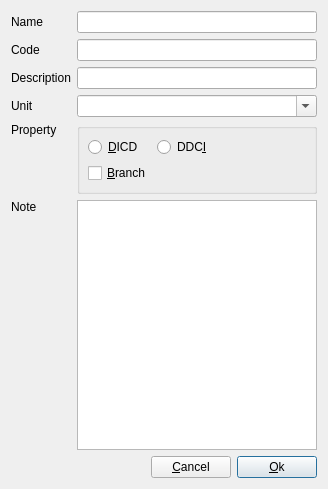
<?xml version="1.0" encoding="UTF-8"?>
<ui version="4.0">
 <class>EditNodeFinance</class>
 <widget class="QDialog" name="EditNodeFinance">
  <property name="geometry">
   <rect>
    <x>0</x>
    <y>0</y>
    <width>328</width>
    <height>489</height>
   </rect>
  </property>
  <layout class="QGridLayout" name="gridLayout_2" columnstretch="0,0,0,0">
   <item row="10" column="2">
    <widget class="QPushButton" name="pBtnCancel">
     <property name="sizePolicy">
      <sizepolicy hsizetype="Fixed" vsizetype="Fixed">
       <horstretch>0</horstretch>
       <verstretch>0</verstretch>
      </sizepolicy>
     </property>
     <property name="text">
      <string>&amp;Cancel</string>
     </property>
    </widget>
   </item>
   <item row="1" column="0">
    <widget class="QLabel" name="labCode">
     <property name="text">
      <string>Code</string>
     </property>
     <property name="buddy">
      <cstring>lineCode</cstring>
     </property>
    </widget>
   </item>
   <item row="2" column="1" colspan="3">
    <widget class="LineEdit" name="lineDescription">
     <property name="sizePolicy">
      <sizepolicy hsizetype="Preferred" vsizetype="Fixed">
       <horstretch>0</horstretch>
       <verstretch>0</verstretch>
      </sizepolicy>
     </property>
    </widget>
   </item>
   <item row="3" column="0">
    <widget class="QLabel" name="labUnit">
     <property name="text">
      <string>Unit</string>
     </property>
     <property name="buddy">
      <cstring>comboUnit</cstring>
     </property>
    </widget>
   </item>
   <item row="0" column="1" colspan="3">
    <widget class="LineEdit" name="lineName">
     <property name="sizePolicy">
      <sizepolicy hsizetype="Expanding" vsizetype="Fixed">
       <horstretch>0</horstretch>
       <verstretch>0</verstretch>
      </sizepolicy>
     </property>
    </widget>
   </item>
   <item row="1" column="1" colspan="3">
    <widget class="LineEdit" name="lineCode">
     <property name="sizePolicy">
      <sizepolicy hsizetype="Preferred" vsizetype="Fixed">
       <horstretch>0</horstretch>
       <verstretch>0</verstretch>
      </sizepolicy>
     </property>
    </widget>
   </item>
   <item row="7" column="1" rowspan="2" colspan="3">
    <widget class="QGroupBox" name="groupBox">
     <property name="title">
      <string/>
     </property>
     <layout class="QGridLayout" name="gridLayout">
      <property name="leftMargin">
       <number>8</number>
      </property>
      <property name="topMargin">
       <number>8</number>
      </property>
      <property name="rightMargin">
       <number>8</number>
      </property>
      <property name="bottomMargin">
       <number>8</number>
      </property>
      <item row="0" column="0">
       <widget class="QRadioButton" name="rBtnDICD">
        <property name="sizePolicy">
         <sizepolicy hsizetype="Preferred" vsizetype="Fixed">
          <horstretch>0</horstretch>
          <verstretch>0</verstretch>
         </sizepolicy>
        </property>
        <property name="text">
         <string>&amp;DICD</string>
        </property>
       </widget>
      </item>
      <item row="0" column="1">
       <widget class="QRadioButton" name="rBtnDDCI">
        <property name="sizePolicy">
         <sizepolicy hsizetype="Preferred" vsizetype="Fixed">
          <horstretch>0</horstretch>
          <verstretch>0</verstretch>
         </sizepolicy>
        </property>
        <property name="text">
         <string>DDC&amp;I</string>
        </property>
       </widget>
      </item>
      <item row="1" column="0">
       <widget class="QCheckBox" name="chkBoxBranch">
        <property name="sizePolicy">
         <sizepolicy hsizetype="Preferred" vsizetype="Fixed">
          <horstretch>0</horstretch>
          <verstretch>0</verstretch>
         </sizepolicy>
        </property>
        <property name="text">
         <string>&amp;Branch</string>
        </property>
       </widget>
      </item>
      <item row="0" column="2" rowspan="2">
       <spacer name="horizontalSpacer_2">
        <property name="orientation">
         <enum>Qt::Orientation::Horizontal</enum>
        </property>
        <property name="sizeHint" stdset="0">
         <size>
          <width>40</width>
          <height>20</height>
         </size>
        </property>
       </spacer>
      </item>
     </layout>
    </widget>
   </item>
   <item row="2" column="0">
    <widget class="QLabel" name="labDescription">
     <property name="text">
      <string>Description</string>
     </property>
     <property name="buddy">
      <cstring>lineDescription</cstring>
     </property>
    </widget>
   </item>
   <item row="3" column="1" colspan="3">
    <widget class="ComboBox" name="comboUnit">
     <property name="editable">
      <bool>true</bool>
     </property>
     <property name="insertPolicy">
      <enum>QComboBox::InsertPolicy::NoInsert</enum>
     </property>
    </widget>
   </item>
   <item row="9" column="0">
    <widget class="QLabel" name="labNote">
     <property name="sizePolicy">
      <sizepolicy hsizetype="Preferred" vsizetype="Expanding">
       <horstretch>0</horstretch>
       <verstretch>0</verstretch>
      </sizepolicy>
     </property>
     <property name="text">
      <string>Note</string>
     </property>
     <property name="alignment">
      <set>Qt::AlignmentFlag::AlignLeading|Qt::AlignmentFlag::AlignLeft|Qt::AlignmentFlag::AlignTop</set>
     </property>
     <property name="buddy">
      <cstring>plainNote</cstring>
     </property>
    </widget>
   </item>
   <item row="0" column="0">
    <widget class="QLabel" name="labName">
     <property name="sizePolicy">
      <sizepolicy hsizetype="Fixed" vsizetype="Preferred">
       <horstretch>0</horstretch>
       <verstretch>0</verstretch>
      </sizepolicy>
     </property>
     <property name="text">
      <string>Name</string>
     </property>
     <property name="buddy">
      <cstring>lineName</cstring>
     </property>
    </widget>
   </item>
   <item row="10" column="0" colspan="2">
    <spacer name="horizontalSpacer">
     <property name="orientation">
      <enum>Qt::Orientation::Horizontal</enum>
     </property>
     <property name="sizeHint" stdset="0">
      <size>
       <width>111</width>
       <height>20</height>
      </size>
     </property>
    </spacer>
   </item>
   <item row="10" column="3">
    <widget class="QPushButton" name="pBtnOk">
     <property name="sizePolicy">
      <sizepolicy hsizetype="Fixed" vsizetype="Fixed">
       <horstretch>0</horstretch>
       <verstretch>0</verstretch>
      </sizepolicy>
     </property>
     <property name="text">
      <string>&amp;Ok</string>
     </property>
     <property name="default">
      <bool>true</bool>
     </property>
    </widget>
   </item>
   <item row="9" column="1" colspan="3">
    <widget class="PlainTextEdit" name="plainNote">
     <property name="tabChangesFocus">
      <bool>true</bool>
     </property>
    </widget>
   </item>
   <item row="7" column="0" rowspan="2">
    <widget class="QLabel" name="labProperty">
     <property name="sizePolicy">
      <sizepolicy hsizetype="Preferred" vsizetype="Preferred">
       <horstretch>0</horstretch>
       <verstretch>0</verstretch>
      </sizepolicy>
     </property>
     <property name="text">
      <string>Property</string>
     </property>
     <property name="alignment">
      <set>Qt::AlignmentFlag::AlignLeading|Qt::AlignmentFlag::AlignLeft|Qt::AlignmentFlag::AlignTop</set>
     </property>
     <property name="buddy">
      <cstring>rBtnDICD</cstring>
     </property>
    </widget>
   </item>
  </layout>
 </widget>
 <customwidgets>
  <customwidget>
   <class>ComboBox</class>
   <extends>QComboBox</extends>
   <header location="global">widget/combobox.h</header>
  </customwidget>
  <customwidget>
   <class>LineEdit</class>
   <extends>QLineEdit</extends>
   <header location="global">widget/lineedit.h</header>
  </customwidget>
  <customwidget>
   <class>PlainTextEdit</class>
   <extends>QPlainTextEdit</extends>
   <header location="global">widget/plaintextedit.h</header>
  </customwidget>
 </customwidgets>
 <tabstops>
  <tabstop>lineName</tabstop>
  <tabstop>lineCode</tabstop>
  <tabstop>plainNote</tabstop>
  <tabstop>pBtnOk</tabstop>
  <tabstop>pBtnCancel</tabstop>
  <tabstop>rBtnDICD</tabstop>
  <tabstop>rBtnDDCI</tabstop>
  <tabstop>chkBoxBranch</tabstop>
 </tabstops>
 <resources/>
 <connections>
  <connection>
   <sender>pBtnCancel</sender>
   <signal>clicked()</signal>
   <receiver>EditNodeFinance</receiver>
   <slot>reject()</slot>
   <hints>
    <hint type="sourcelabel">
     <x>358</x>
     <y>495</y>
    </hint>
    <hint type="destinationlabel">
     <x>260</x>
     <y>492</y>
    </hint>
   </hints>
  </connection>
  <connection>
   <sender>pBtnOk</sender>
   <signal>clicked()</signal>
   <receiver>EditNodeFinance</receiver>
   <slot>accept()</slot>
   <hints>
    <hint type="sourcelabel">
     <x>425</x>
     <y>506</y>
    </hint>
    <hint type="destinationlabel">
     <x>101</x>
     <y>492</y>
    </hint>
   </hints>
  </connection>
 </connections>
</ui>
